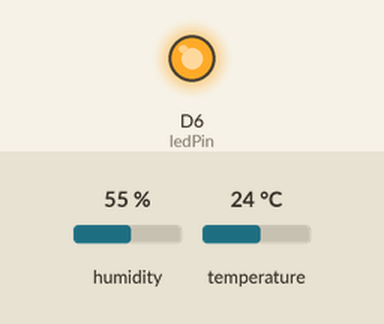
A sketch run on a simulated Particle Photon. Parts: output pins drawn as LEDs (lit = HIGH). Inputs (shaded band) come from the test bench; at power-on: humidity 55 %, temperature 24 °C. The local clock reads 2024-03-15 10:24:30 at power-on unless the sketch sets it; what the sketch prints to the serial monitor is not drawn.

Above: at 0.1 s.
Timing chart, 0 to 1.6 s (numbered marks = the images above):
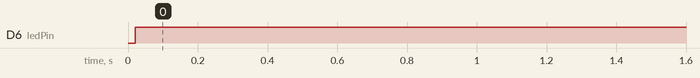

Measured:
- by itself, D6 (ledPin): LOW → HIGH at 0.02 s

The sketch:

leaf_dash.ino
```cpp
/*
 * Project leaf_dash
 * Description:
 * Author: sfeidersullivan
 * Date: 7/21/2020
 */

// #include "Grove_Temperature_And_Humidity_Sensor.h"
// #include "Adafruit_DHT.h"
#include "Adafruit_DHT_Particle.h"
// #include "DHT.h"
#include <deque>

#define DHTPIN D2
#define DHTTYPE DHT11 // DHT 11, DHT 22 (AM2302), DHT 21 (AM2301)

DHT dht(DHTPIN, DHTTYPE); // instantiate temp/humidity over dht
STARTUP(WiFi.selectAntenna(ANT_AUTO)); // continually switches at high speed between antennas

// Particle variables
double tempF, humidity, dewPoint, heatIndex;
bool lightsOn;

// Particle pins
int ledPin = D6;

// 18/6 lighting cycle
int startHour = 5; // 6am
int endHour = 23; // 12pm

// temp moving average
std::deque<double> tempsHistory;
double tempsHistorySum = 0;
double tempsHistoryAverage = 0; // average of last 10 readings
int tempsHistoryLength = 20; // monitor the last 10 readings
double tempTooHotThreshold = 105; // F
unsigned long lastValidTempTime;
unsigned long lastValidTempTimeBuffer = 300000; // 5 min

void setup() {
  Time.zone(-7); // UTC --> PST

  // define pins
  pinMode(ledPin, OUTPUT);

  // init serial logging
  Serial.begin(9600);
  Serial.printlnf("setup...");
  Particle.publish("state", "setup...");

  // track variables
  Particle.variable("temp_F", tempF);
  Particle.variable("humidity", humidity);
  Particle.variable("dewPoint", dewPoint);
  Particle.variable("heatIndex", heatIndex);
  Particle.variable("lights_On", lightsOn);

  // Wire.begin();
  dht.begin(); // begin reading temp/humidity via dht
}

void loop() {
  // LIGHTS
  int hour = Time.hour();
  bool isPastStart = hour >= startHour;
  bool isBeforeEnd = hour < endHour;
  // if it has been too long, turn off lights
  unsigned long nowMillis = millis();
  bool hasRecentTempReadings = ((lastValidTempTime + lastValidTempTimeBuffer) >= nowMillis);
  bool tempAverageBelowMax = tempsHistoryAverage < tempTooHotThreshold;

  if (isPastStart && isBeforeEnd && hasRecentTempReadings && tempAverageBelowMax) {
    if (digitalRead(ledPin) == LOW) {
      digitalWrite(ledPin, HIGH); // turn on
      lightsOn = true;
      Particle.publish("lights", "On");
    };
  } else {
    if (digitalRead(ledPin) == HIGH) {
      digitalWrite(ledPin, LOW); // turn off
      lightsOn = false;
      Particle.publish("lights", "Off");
      String boolString = String(String::format("isPastStart: %d, isBeforeEnd: %d, hasRecentTempReadings: %d, tempAverageBelowMax: %d", isPastStart, isBeforeEnd, hasRecentTempReadings, tempAverageBelowMax));
      Particle.publish("light bools", boolString);
    }
  };

  // LOGGING
  // Reading temperature or humidity takes about 250 milliseconds!
  // Sensor readings may also be up to 2 seconds 'old' (its a very slow sensor)
  humidity = dht.getHumidity();
  // float tempC = dht.getTempCelcius(); // read temp (C)
  tempF = dht.getTempFarenheit(); // read temp (F)

  if (isnan(tempF)) {
    String tempErrorMessage = "Failed to read from DHT Temperature sensor!";
    Serial.println(tempErrorMessage);
    Particle.publish("Sensor Error", tempErrorMessage);
  } else {
    // calculate temp moving average
    tempsHistory.push_back(tempF);
    tempsHistorySum += tempF;
    if (tempsHistory.size() > tempsHistoryLength) {
      double front = tempsHistory.front();
      tempsHistorySum -= front;
      tempsHistory.pop_front();
    };
    tempsHistoryAverage = (tempsHistorySum / tempsHistoryLength);

    // log valid temp timestamp
    lastValidTempTime = millis();
  };

  if (isnan(humidity)) {
    String humErrorMessage = "Failed to read from DHT Humidity sensor!";
		Serial.println(humErrorMessage);
    Particle.publish("Sensor Error", humErrorMessage);
	};

  // Must send in temp in Fahrenheit
  heatIndex = dht.getHeatIndex(); // (C)
  dewPoint = dht.getDewPoint(); // (C)
  float k = dht.getTempKelvin(); // (K)

  String readings = String(String::format("{\"Hum(\%)\": %4.2f, \"Temp(°F)\": %4.2f, \"DP(°C)\": %4.2f, \"HI(°C)\": %4.2f, \"TempAvg(°F)\": %4.2f}", humidity, tempF, dewPoint, heatIndex, tempsHistoryAverage));
  Serial.println(readings);
  Serial.println(Time.timeStr());
  Particle.publish("readings", readings);

  delay(5000);
};
```
